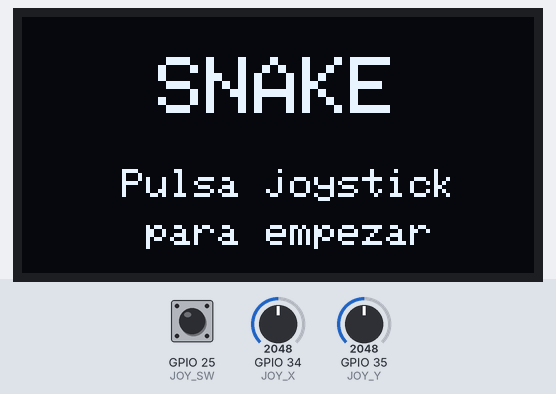
Simulated run of this sketch. Board: ESP32. On the bench: 128×64 one-colour display. The test bench sets the inputs (shaded band); at power-on: GPIO 25 (JOY_SW) HIGH, GPIO 35 (JOY_Y) = 2048, GPIO 34 (JOY_X) = 2048. Random numbers use the default seed unless the sketch sets one.

Above: at 1.2 s.
1.3 s: GPIO 25 (JOY_SW) pulled LOW for 0.15 s
At 1.59 s:
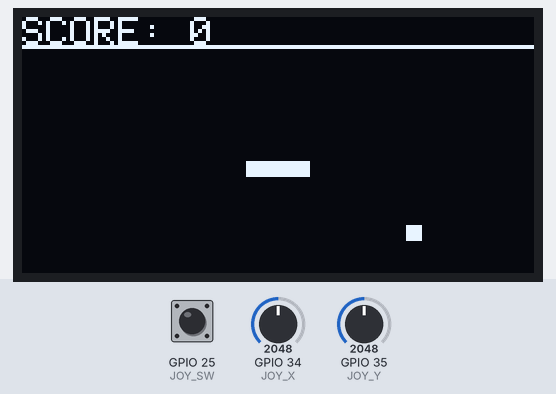
2.0 s: GPIO 35 (JOY_Y) set to 2840
At 2.19 s:
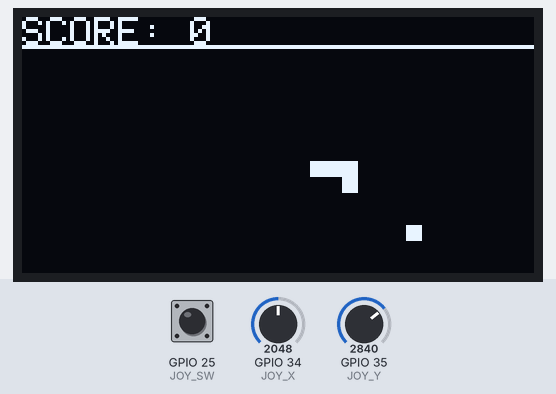
4.5 s: GPIO 25 (JOY_SW) pulled LOW for 1 s
At 4.75 s:
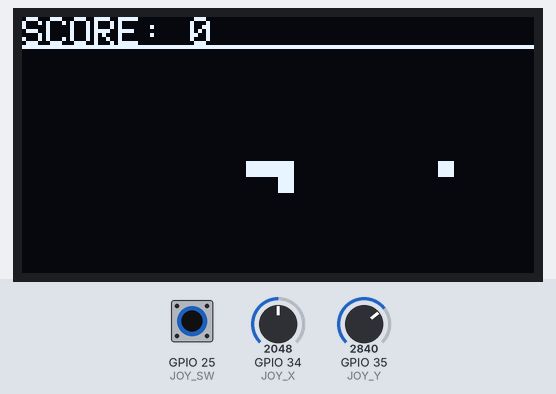
Timing chart, 0 to 7.5 s (numbered marks = the images above; inputs shaded):
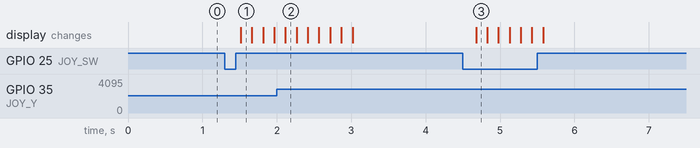

The sketch:

Snake_ESP32_OLED.ino
```cpp
#include <Wire.h>
#include <Adafruit_GFX.h>
#include <Adafruit_SSD1306.h>

#define SCREEN_WIDTH 128
#define SCREEN_HEIGHT 64
#define OLED_RESET -1
Adafruit_SSD1306 display(SCREEN_WIDTH, SCREEN_HEIGHT, &Wire, OLED_RESET);

#define JOY_X 34
#define JOY_Y 35
#define JOY_SW 25
#define CELL_SIZE 4
#define COLS 32
#define ROWS 14
#define START_LENGTH 4

int snakeX[COLS * ROWS], snakeY[COLS * ROWS];
int snakeLength, foodX, foodY;

enum Direction { UP, DOWN, LEFT, RIGHT };
Direction direction, nextDirection;

bool gameStarted = false, gameOver = false;
int score = 0, gameSpeed = 150;
unsigned long lastMove = 0;
bool lastButtonState = HIGH;
unsigned long lastButtonTime = 0;

void createFood() {
  bool validPosition = false;
  while (!validPosition) {
    foodX = random(0, COLS);
    foodY = random(0, ROWS);
    validPosition = true;
    for (int i = 0; i < snakeLength; i++) {
      if (snakeX[i] == foodX && snakeY[i] == foodY) { validPosition = false; break; }
    }
  }
}

void startGame() {
  snakeLength = START_LENGTH;
  snakeX[0]=16; snakeY[0]=7;
  snakeX[1]=15; snakeY[1]=7;
  snakeX[2]=14; snakeY[2]=7;
  snakeX[3]=13; snakeY[3]=7;
  direction = RIGHT; nextDirection = RIGHT;
  score = 0; gameSpeed = 150;
  gameOver = false; gameStarted = true;
  createFood(); lastMove = millis();
}

void readJoystick() {
  int x = analogRead(JOY_X), y = analogRead(JOY_Y);
  if (x < 1200) { if (direction != RIGHT) nextDirection = LEFT; }
  else if (x > 2800) { if (direction != LEFT) nextDirection = RIGHT; }
  else if (y < 1200) { if (direction != DOWN) nextDirection = UP; }
  else if (y > 2800) { if (direction != UP) nextDirection = DOWN; }
}

void readButton() {
  bool buttonState = digitalRead(JOY_SW);
  if (buttonState == LOW && lastButtonState == HIGH) {
    unsigned long now = millis();
    if (now - lastButtonTime > 250) {
      lastButtonTime = now;
      if (!gameStarted || gameOver) startGame();
    }
  }
  lastButtonState = buttonState;
}

void moveSnake() {
  direction = nextDirection;
  int newX = snakeX[0], newY = snakeY[0];
  if (direction == UP) newY--;
  else if (direction == DOWN) newY++;
  else if (direction == LEFT) newX--;
  else if (direction == RIGHT) newX++;

  if (newX < 0 || newX >= COLS || newY < 0 || newY >= ROWS) { gameOver = true; return; }
  for (int i = 0; i < snakeLength; i++) {
    if (snakeX[i] == newX && snakeY[i] == newY) { gameOver = true; return; }
  }

  bool ateFood = (newX == foodX && newY == foodY);
  int newLength = snakeLength;
  if (ateFood) {
    newLength++; score++;
    if (gameSpeed > 60) gameSpeed -= 5;
  }
  for (int i = newLength - 1; i > 0; i--) {
    snakeX[i] = snakeX[i - 1]; snakeY[i] = snakeY[i - 1];
  }
  snakeX[0] = newX; snakeY[0] = newY; snakeLength = newLength;
  if (ateFood) createFood();
}

void drawGame() {
  display.clearDisplay();
  display.setTextSize(1); display.setTextColor(SSD1306_WHITE);
  display.setCursor(0,0); display.print("SCORE: "); display.print(score);
  display.drawLine(0,7,127,7,SSD1306_WHITE);
  display.fillRect(foodX*CELL_SIZE, 8+foodY*CELL_SIZE, CELL_SIZE, CELL_SIZE, SSD1306_WHITE);
  for (int i=0; i<snakeLength; i++)
    display.fillRect(snakeX[i]*CELL_SIZE, 8+snakeY[i]*CELL_SIZE, CELL_SIZE, CELL_SIZE, SSD1306_WHITE);
  display.display();
}

void drawStartScreen() {
  display.clearDisplay(); display.setTextColor(SSD1306_WHITE);
  display.setTextSize(2); display.setCursor(34,10); display.println("SNAKE");
  display.setTextSize(1); display.setCursor(25,38); display.println("Pulsa joystick");
  display.setCursor(31,50); display.println("para empezar");
  display.display();
}

void drawGameOver() {
  display.clearDisplay(); display.setTextColor(SSD1306_WHITE);
  display.setTextSize(2); display.setCursor(22,8); display.println("GAME");
  display.setCursor(28,28); display.println("OVER");
  display.setTextSize(1); display.setCursor(43,48); display.print("Score: "); display.print(score);
  display.display();
}

void setup() {
  Serial.begin(115200); pinMode(JOY_SW, INPUT_PULLUP); Wire.begin(21,22);
  if (!display.begin(SSD1306_SWITCHCAPVCC, 0x3C)) {
    Serial.println("OLED no encontrada"); while (true) delay(100);
  }
  randomSeed(analogRead(32) + micros()); drawStartScreen();
}

void loop() {
  readJoystick(); readButton();
  if (!gameStarted) { drawStartScreen(); delay(30); return; }
  if (gameOver) { drawGameOver(); delay(30); return; }
  unsigned long now = millis();
  if (now - lastMove >= gameSpeed) {
    lastMove = now; moveSnake(); if (!gameOver) drawGame();
  }
}
```

Measured:
- after the input at 1.3 s, the display: changes after 0.22 s (image 1)
- after the input at 4.5 s, the display: changes after 0.18 s (image 3)
